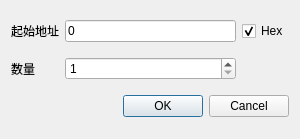
<?xml version="1.0" encoding="UTF-8"?>
<ui version="4.0">
 <class>addRegister</class>
 <widget class="QWidget" name="addRegister">
  <property name="geometry">
   <rect>
    <x>0</x>
    <y>0</y>
    <width>300</width>
    <height>139</height>
   </rect>
  </property>
  <property name="windowTitle">
   <string>添加寄存器</string>
  </property>
  <layout class="QGridLayout" name="gridLayout">
   <item row="0" column="0">
    <widget class="QLabel" name="label">
     <property name="text">
      <string>起始地址</string>
     </property>
    </widget>
   </item>
   <item row="0" column="1">
    <widget class="QLineEdit" name="lineEdit_startAddr">
     <property name="inputMethodHints">
      <set>Qt::ImhPreferNumbers</set>
     </property>
     <property name="text">
      <string>0</string>
     </property>
     <property name="maxLength">
      <number>5</number>
     </property>
    </widget>
   </item>
   <item row="0" column="2">
    <widget class="QCheckBox" name="checkBox">
     <property name="text">
      <string>Hex</string>
     </property>
     <property name="checked">
      <bool>true</bool>
     </property>
     <property name="tristate">
      <bool>false</bool>
     </property>
    </widget>
   </item>
   <item row="1" column="0">
    <widget class="QLabel" name="label_2">
     <property name="text">
      <string>数量</string>
     </property>
    </widget>
   </item>
   <item row="2" column="0" colspan="3">
    <widget class="QDialogButtonBox" name="buttonBox">
     <property name="standardButtons">
      <set>QDialogButtonBox::Cancel|QDialogButtonBox::Ok</set>
     </property>
    </widget>
   </item>
   <item row="1" column="1">
    <widget class="MySpinBox" name="spinBox_num">
     <property name="minimum">
      <number>1</number>
     </property>
     <property name="maximum">
      <number>125</number>
     </property>
    </widget>
   </item>
  </layout>
 </widget>
 <customwidgets>
  <customwidget>
   <class>MySpinBox</class>
   <extends>QSpinBox</extends>
   <header location="global">myspinbox.h</header>
  </customwidget>
 </customwidgets>
 <resources/>
 <connections/>
</ui>
